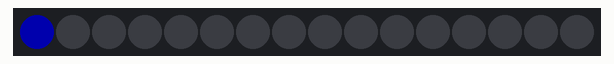
A sketch run on a simulated Arduino Uno, built with avr-gcc and run on an emulated ATmega328P. Shown: 16 RGB LEDs in strip order, left to right. Dim RGB values are drawn brighter than linear.

Above: at 0.15 s.
At 0.55 s:
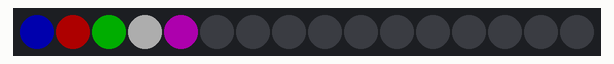
At 0.96 s:
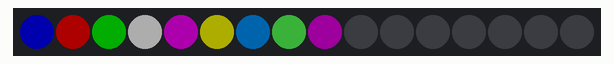
At 1.7 s:
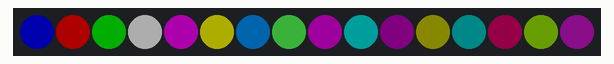

The sketch:

static.ino.ino
```cpp
// RGBW (Red Green Blue White Neo-Pixel starter code
// 16 LEDS with no loop inside of void loop()
// CW Coleman 170413

#include <Adafruit_NeoPixel.h>
#ifdef __AVR__
  #include <avr/power.h>
#endif

#define PIN 6

#define NUM_LEDS 16

#define BRIGHTNESS 50

Adafruit_NeoPixel strip = Adafruit_NeoPixel(NUM_LEDS, PIN, NEO_GRBW + NEO_KHZ800);

void setup() {
  Serial.begin(115200);
  strip.setBrightness(BRIGHTNESS);
  strip.begin();
  strip.show(); // Initialize all pixels to 'off'
}

// Initialize some variables for the void loop()
int led, red, green, blue, white;
int wait = 100;

void loop() {

  led = 0; red = 0; green = 0; blue = 255; white = 0;
  strip.setPixelColor(led, red, green , blue, white);
  delay(wait);
  strip.show();

  led = 1; red = 255; green = 0; blue = 0; white = 0;
  strip.setPixelColor(led, red, green , blue, white);
  delay(wait);
  strip.show();

  led = 2; red = 0; green = 255; blue = 0; white = 0;
  strip.setPixelColor(led, red, green , blue, white);
  delay(wait);
  strip.show();

  led = 3; red = 0; green = 0; blue = 0; white = 255;
  strip.setPixelColor(led, red, green , blue, white);
  delay(wait);
  strip.show();

  led = 4; red = 255; green = 0; blue = 255; white = 0;
  strip.setPixelColor(led, red, green , blue, white);
  delay(wait);
   strip.show();

  led = 5; red = 255; green = 255; blue = 0; white = 0;
  strip.setPixelColor(led, red, green , blue, white);
  delay(wait);
   strip.show();

  led = 6; red = 0; green = 150; blue = 255; white = 0;
  strip.setPixelColor(led, red, green , blue, white);
  delay(wait);
   strip.show();

    led = 7; red = 0; green = 200; blue = 0; white = 100;
  strip.setPixelColor(led, red, green , blue, white);
  delay(wait);
   strip.show();

    led = 8; red = 150; green = 0; blue = 150; white = 0;
  strip.setPixelColor(led, red, green , blue, white);
  delay(wait);
   strip.show();

    led = 9; red = 0; green = 150; blue = 150; white = 0;
  strip.setPixelColor(led, red, green , blue, white);
  delay(wait);
   strip.show();

    led = 10; red = 30; green = 0; blue = 30; white = 0;
  strip.setPixelColor(led, red, green , blue, white);
  delay(wait);
   strip.show();

    led = 11; red = 50; green = 50; blue = 0; white = 0;
  strip.setPixelColor(led, red, green , blue, white);
  delay(wait);
   strip.show();

    led = 12; red = 0; green = 50; blue = 50; white = 0;
  strip.setPixelColor(led, red, green , blue, white);
  delay(wait);
   strip.show();

    led = 13; red = 100; green = 0; blue = 50; white = 0;
  strip.setPixelColor(led, red, green , blue, white);
  delay(wait);
   strip.show();

   led = 14; red = 100; green = 150; blue = 0; white = 0;
  strip.setPixelColor(led, red, green , blue, white);
  delay(wait);
   strip.show();

  led = 15; red = 55; green = 0; blue = 55; white = 10;
  strip.setPixelColor(led, red, green , blue, white);
  delay(wait);
  strip.show();


}
```
